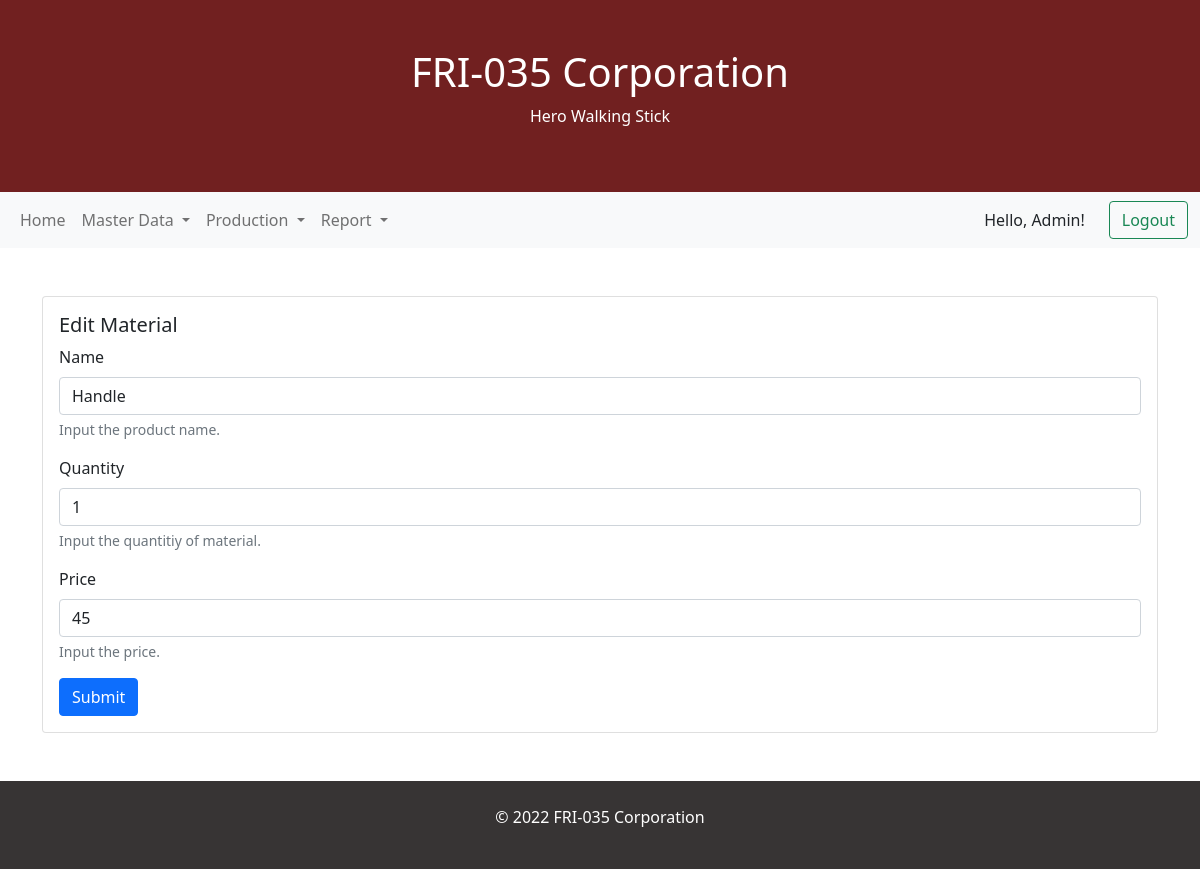
/raw-material/edit.php?id=2 (signed in), run on the app's committed database.
### tables this page shows
CREATE TABLE `raw_material` (
  `id` int(11) NOT NULL,
  `name` varchar(255) NOT NULL,
  `qty` int(11) NOT NULL,
  `price` bigint(20) NOT NULL
);

### model/RawMaterial.php (called while the page is built, shortened)
<?php
class RawMaterial extends Database
{
	function __construct()
	{
		$this->connection = mysqli_connect($this->host, $this->username, $this->password, $this->database);
	}
	function getRawMaterial($id)
	{
		$query = "SELECT * FROM raw_material WHERE id='$id' ";
		$data = mysqli_query($this->connection, $query);
		if (!$this->connection->query($query)) {
			echo ("Error description: " . $this->connection->error);
		}
		return mysqli_fetch_assoc($data);
	}
}

### raw-material/edit.php (the view, shortened to what this page needs)
<?php
include '../model/RawMaterial.php';
$db = new RawMaterial();
$material= $db->getRawMaterial($_GET['id']);
?>
<!DOCTYPE html>
<html lang="en">
<head>
    <link href="https://cdn.jsdelivr.net/npm/bootstrap@5.1.3/dist/css/bootstrap.min.css" rel="stylesheet">
</head>
<body>
    <div class="p-5  text-white text-center" style="background-color : #712020">
        <h1>FRI-035 Corporation</h1>
        <p>Hero Walking Stick</p>
    </div>
    <div class="container mt-5">
        <div class="row">
            <div class="col-lg-12">
                <div class="card">
                    <div class="card-body">
                        <h5 class="card-title">Edit Material</h5>
                        <form action="process.php?action=edit" method="POST">
                            <div class="mb-3">
                                <label for="exampleInputEmail1" class="form-label">Name</label>
                                <input type="text" name="name" class="form-control" value="<?=$material['name']?>">
                                <div id="emailHelp" class="form-text">Input the product name.</div>
                            </div>
                            <div class="mb-3">
                                <label for="exampleInputEmail1" class="form-label">Quantity</label>
                                <input type="text" name="qty" class="form-control" value="<?=$material['qty']?>">
                                <div id="emailHelp" class="form-text">Input the quantitiy of material.</div>
                            </div>
                            <div class="mb-3">
                                <label for="exampleInputEmail1" class="form-label">Price</label>
                                <input type="text" name="sp" class="form-control" value="<?=$material['price']?>">
                                <div id="emailHelp" class="form-text">Input the price.</div>
                            </div>
                            <button type="submit" class="btn btn-primary">Submit</button>
                        </form>
                    </div>
                </div>
            </div>
        </div>
    </div>
    <div class="mt-5 p-4  text-white text-center" style="background-color:#373434">
        <p>&copy 2022 FRI-035 Corporation</p>
    </div>
</body>
</html>

### data on the page
raw_material: name "Handle", qty "1", sp "45"

### other printed values
$_SESSION['name'] "Admin"
